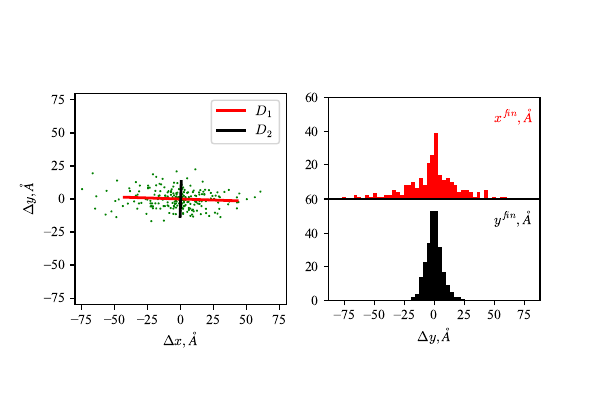

This figure's Python source:
from matplotlib import rcParams
rcParams['font.family'] = 'serif'
rcParams['font.serif'] = ['Times New Roman']
rcParams["figure.dpi"]=600
import matplotlib.pyplot as plt
import numpy as np


data=np.loadtxt('t5_diff.csv',delimiter=', ',skiprows=1)
w,v = np.linalg.eig(np.cov(data.T))

line1=np.array([[v[:,0][0],-v[:,0][0]],[v[:,0][1],-v[:,0][1]]])*w[0]**0.5*2
line2=np.array([[v[:,1][0],-v[:,1][0]],[v[:,1][1],-v[:,1][1]]])*w[1]**0.5*2

plt.subplot(222)
bins=np.linspace(-80,80,51)
plt.hist(data[:,0],bins,color='red')
plt.ylim(0,60)
ax=plt.gca()
plt.xticks(np.linspace(-75,75,7))
ax.set_aspect(1)
plt.text(50,45,r'$x^{fin}, \AA$')
plt.xlabel(r'$\Delta x, \AA$')

plt.subplot(224)

plt.hist(data[:,1],bins,color='black')
plt.text(50,45,r'$y^{fin}, \AA$')
plt.ylim(0,60)
ax=plt.gca()
ax.set_aspect(1)
plt.xticks(np.linspace(-75,75,7))
plt.xlabel(r'$\Delta y, \AA$')

plt.subplots_adjust(hspace=-0.2)

plt.subplot(121)
plt.plot(data[:,0],data[:,1], 'g.',markersize=1)
plt.plot(line1[0],line1[1],'r-',linewidth=2, label=r'$D_1$')
plt.plot(line2[0],line2[1],'k-',linewidth=2, label=r'$D_2$')
plt.xticks(np.linspace(-75,75,7))
plt.xlim(-80,80)
plt.ylim(-80,80)
ax=plt.gca()
ax.set_aspect(1.)
plt.legend(loc='upper right')
plt.xlabel(r'$\Delta x, \AA$')
plt.ylabel(r'$\Delta y, \AA$')

plt.savefig('t7_diff.pdf')
plt.show()
